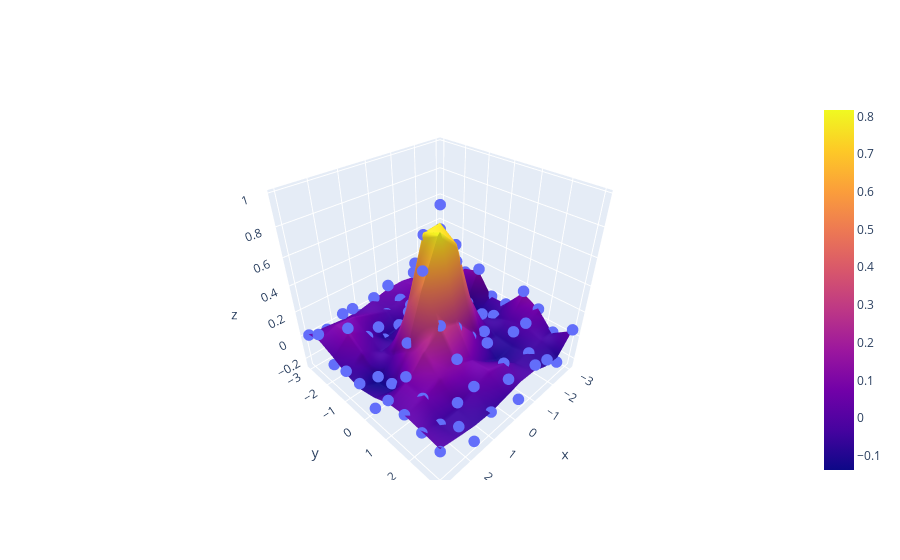

The notebook cell saved with this chart:
### Code cell
# Test out ndsplines 0.1.1 
# https://pypi.org/project/ndsplines/

import ndsplines
import numpy as np
from scipy import interpolate
import numpy as np

NUM_X = 10
NUM_Y = 10
x = np.linspace(-3, 3, NUM_X)
y = np.linspace(-3, 3, NUM_Y)
meshx, meshy = np.meshgrid(x,y, indexing='ij')
input_coords = np.stack((meshx, meshy), axis=-1)
K = np.array([[1, -0.7,], [-0.7, 1.5]])
meshz = np.exp(-np.einsum(K, [1,2,], input_coords, [...,1], input_coords, [...,2])) + 0.1 * np.random.randn(NUM_X,NUM_Y)
#print("meshx: \n", meshx)
#print("meshy: \n", meshy)
#print("input_coords: \n", input_coords)
xt = [-1, 0, 1]
yt = [-1, 0, 1]
k = 3
xt = np.r_[(x[0],)*(k+1), xt, (x[-1],)*(k+1)]
yt = np.r_[(y[0],)*(k+1), yt, (y[-1],)*(k+1)]
ts = [xt, yt]

samplex = input_coords.reshape((-1,2))
sampley = meshz.reshape((-1))

spl = ndsplines.make_lsq_spline(samplex, sampley, ts, np.array([3,3]))

fig = go.Figure()
fig.add_trace(go.Scatter3d(x=meshx.flatten(), 
                           y=meshy.flatten(), 
                           z=meshz.flatten(), mode="markers", name="data"))
fig.add_trace(go.Surface(x=meshx, y=meshy, z=spl(input_coords), name="fit"))
fig.update_traces(marker=dict(size=4), selector=dict(mode="markers"))
fig.show()
